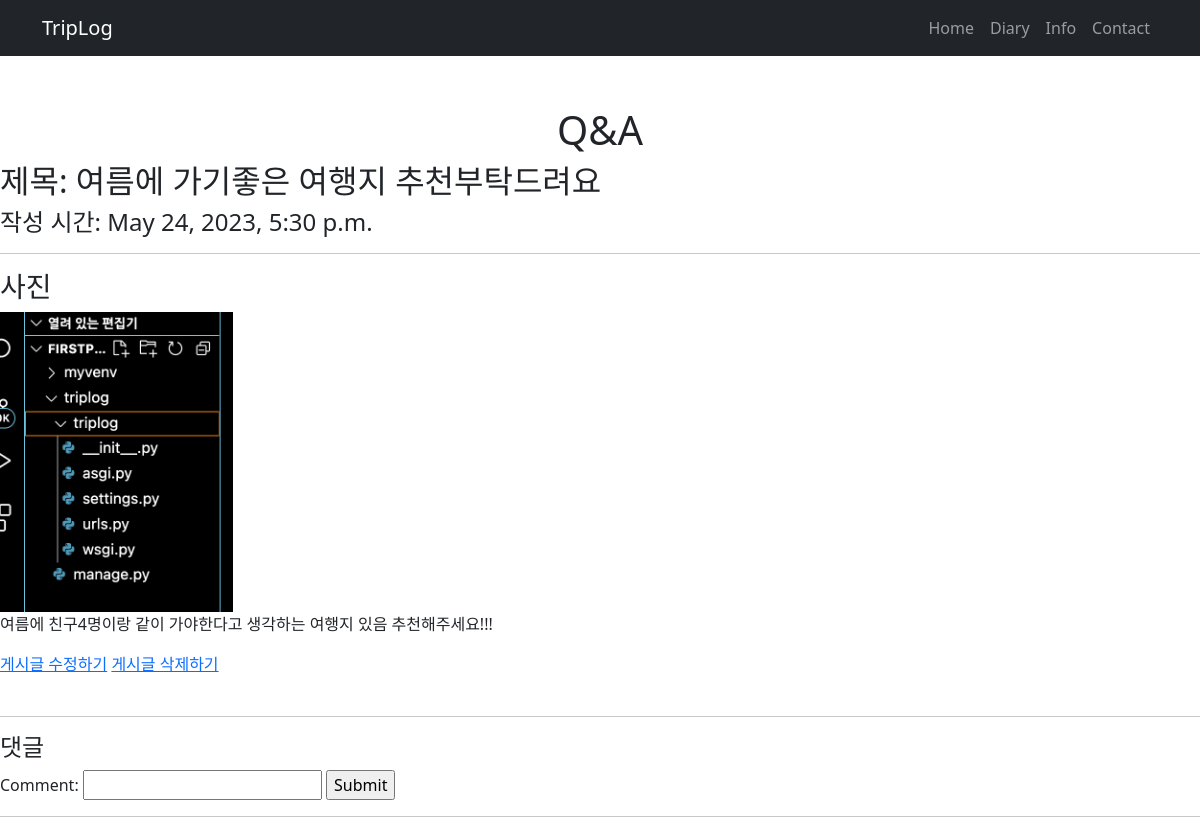
Page /contact/post_detail/15/ on the committed database.
### contact/models.py (models this page shows, shortened)
class Post(models.Model):
    title = models.CharField(verbose_name="제목", max_length=128)
    image = models.ImageField(verbose_name='이미지', null=True, blank=True)
    body = models.TextField(verbose_name="내용", default="")
    created_at = models.DateTimeField(verbose_name="작성일", auto_now_add=True)
    photo = models.ImageField(verbose_name="이미지", blank=True, null=True, upload_to='blog_photo')

### contact/views.py (the view)
# urls.py: path('post_detail/<int:id>/', views.post_detail, name='post_detail'),
def post_detail(request, id):
    post = get_object_or_404(Post, pk=id)
    comment_form = CommentForm()
    context={
        'post':post,
        'comment_form' : comment_form
    }
    return render(request, 'post_detail.html', context)

### contact/forms.py
class CommentForm(forms.ModelForm):
    class Meta:
        model = Comment
        fields = ['comment']

### contact/templates/post_detail.html (shortened to what this page needs)
{% extends "diaryhome.html" %}
{% load static %}
{% block content %}
<div style="display: flex; justify-content: center; padding-top: 50px">
    <h1>Q&A</h1>
</div>
<h2>제목: {{post.title}} </h2>
<h4>작성 시간: {{post.created_at}} </h4>
<hr>
<h3>사진</h3>
{% if post.photo %}
<img src="{{ post.photo.url }}" alt="" height="300">
{% endif %}
<p> {{post.body}} </p>
<a href="{% url 'post_update' post.id %}">게시글 수정하기</a>
<a href="{% url 'post_delete' post.id %}">게시글 삭제하기</a>
<br><br>
<hr>
<h4>댓글</h4>
<form method="POST" action="{% url 'create_comment' post.id %}">
    {{comment_form}}
    <input type="submit">
</form>
<hr>
{% endblock %}

### rows in the picture
Post: title "여름에 가기좋은 여행지 추천부탁드려요", created_at "May 24, 2023, 5:30 p.m.", photo (picture), body "여름에 친구4명이랑 같이 가야한다고 생각하는 여행지 있음 추천해주세요!!!"
